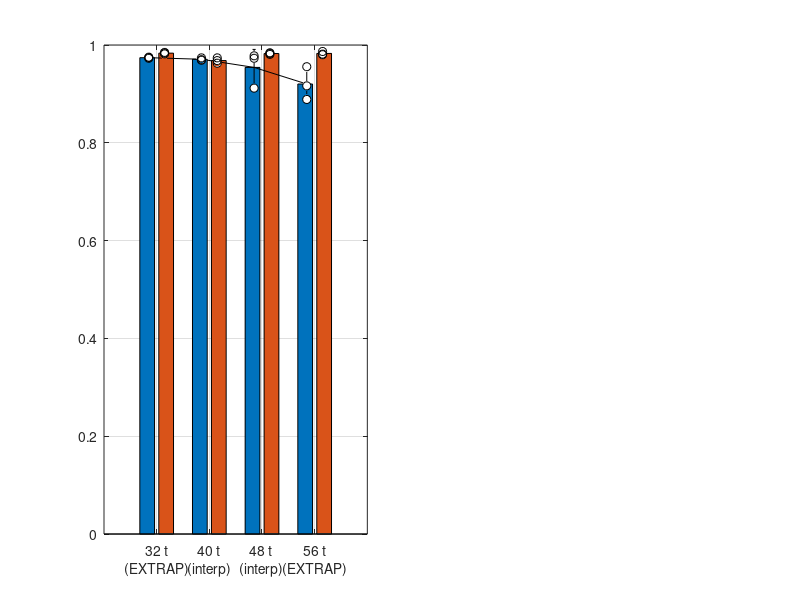

Write the MATLAB code that produced this figure. (Note: this script raises an error after producing the figure.)
%PLOT_FIG10_HELDOUT  held-out mass 실험: 무게 조건화가 미지 적재로 일반화되는가.
%   각 적재를 학습에서 완전히 제외(정규화 통계 포함)하고, 그 적재에서 잔차
%   예측 R^2 를 비교한다. 외삽(32/56 t)은 x축 라벨에 표시.
%   데이터: heldout/heldout_mass.mat  (results/heldout_mass.py 로 생성)

clear; close all;
d = load('heldout/heldout_mass.mat');

mc = mean(d.r2_dn_cond,  2);  sc = std(d.r2_dn_cond,  0, 2);
ms = mean(d.r2_dn_state, 2);  ss = std(d.r2_dn_state, 0, 2);

lbl = cell(numel(d.mass),1);
for i = 1:numel(d.mass)
    kind = 'interp';
    if d.is_extrap(i), kind = 'EXTRAP'; end
    lbl{i} = sprintf('%.0f t\n(%s)', d.mass(i)/1000, kind);
end

figure('Color', 'w', 'Position', [100 100 1000 420]);

% ---- (1) held-out 적재에서의 R^2(dn) ----
subplot(1,2,1); hold on; grid on; box on;
h = bar([mc ms]);
set(gca, 'XTick', 1:numel(d.mass), 'XTickLabel', lbl);
off = [-0.15 0.15];  V = {d.r2_dn_cond, d.r2_dn_state};
for k = 1:2
    for i = 1:numel(d.mass)
        plot(i + off(k) + zeros(1, size(V{k},2)), V{k}(i,:), 'ko', 'MarkerFaceColor', 'w');
    end
end
errorbar((1:numel(d.mass)) + off(1), mc, sc, 'k', 'LineStyle', 'none');
errorbar((1:numel(d.mass)) + off(2), ms, ss, 'k', 'LineStyle', 'none');
ylim([0.85 1.0]); ylabel('R^2 (\Deltan) on held-out mass');
legend(h, {'Mass-conditioned (8-D)', 'State-only (6-D)'}, 'Location', 'southwest');
title('Generalization to an unseen payload');

% ---- (2) in-distribution val 과의 대비 ----
subplot(1,2,2); hold on; grid on; box on;
vc = mean(d.r2val_dn_cond(:));  vs = mean(d.r2val_dn_state(:));
bar([vc vs; mean(mc) mean(ms)]);
set(gca, 'XTick', 1:2, 'XTickLabel', {sprintf('In-distribution\n(val)'), ...
                                      sprintf('Held-out mass\n(mean of 4)')});
ylim([0.85 1.0]); ylabel('R^2 (\Deltan)');
legend({'Mass-conditioned', 'State-only'}, 'Location', 'southwest');
title({'Conditioning gains nothing in-distribution,', 'and loses out-of-distribution'});

fprintf('in-distribution val : cond %.4f  state %.4f  (diff %+.4f)\n', vc, vs, vc-vs);
fprintf('held-out mass       : cond %.4f  state %.4f  (diff %+.4f)\n', ...
        mean(mc), mean(ms), mean(mc)-mean(ms));
kinds = {'interp', 'EXTRAP'};
for i = 1:numel(d.mass)
    fprintf('  %2.0f t %-7s cond %.3f+-%.3f   state %.3f+-%.3f   RMSE %+.0f%%\n', ...
            d.mass(i)/1000, kinds{d.is_extrap(i)+1}, mc(i), sc(i), ms(i), ss(i), ...
            100*(mean(d.rmse_dn_cond(i,:))/mean(d.rmse_dn_state(i,:)) - 1));
end
